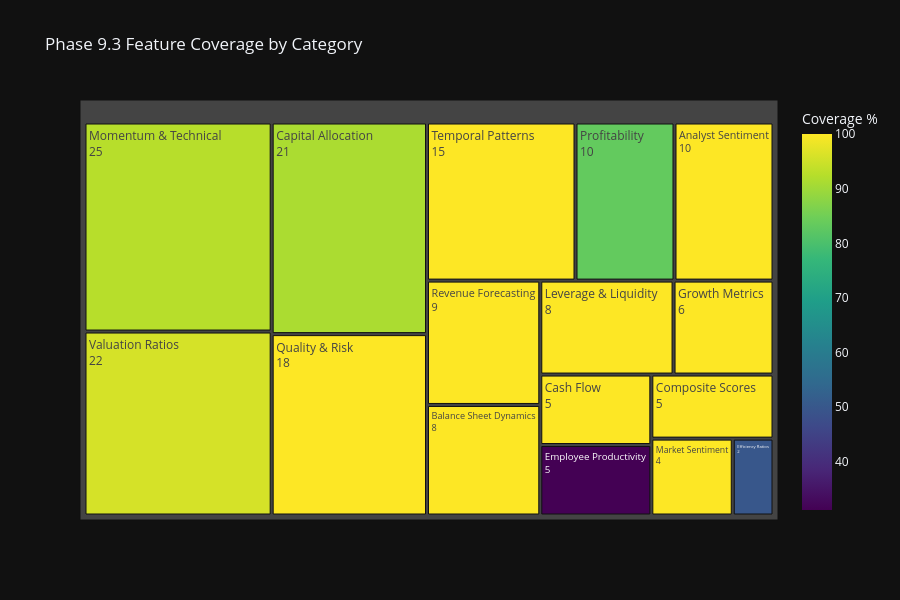
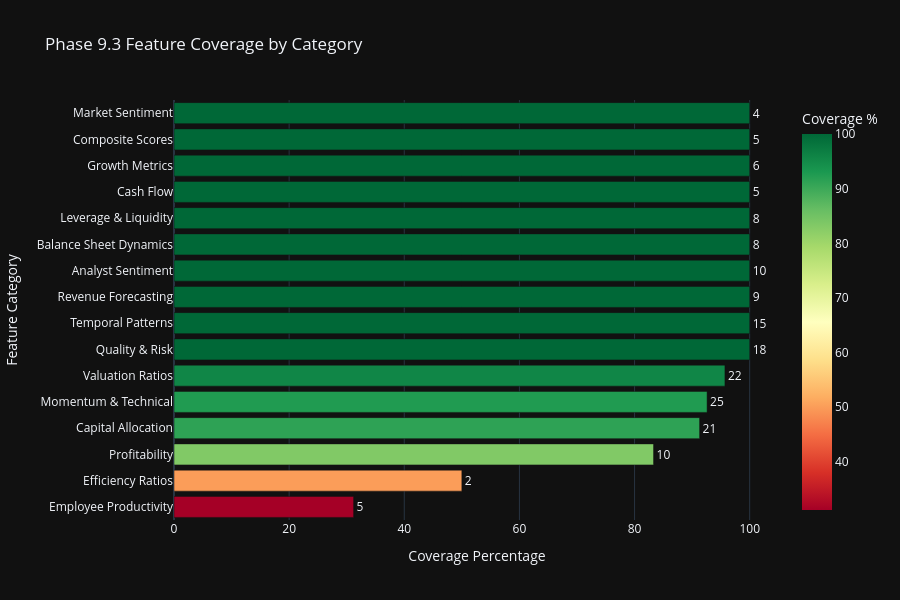

Write notebook code for charts like these, in order.
### Markdown cell above
## Cell 9: Phase 9.3 Feature Category Coverage

Analyze coverage of the 16 Phase 9.3 feature categories (196 features) after feature engineering.

### Code cell
# ============================================================================
# Cell 9: Phase 9.3 Feature Category Coverage
# ============================================================================

print('=' * 80)
print('PHASE 9.3 FEATURE CATEGORY COVERAGE (Post Feature Engineering)')
print('=' * 80)

# Generate comprehensive coverage report using engineered features
coverage_report = generate_phase93_coverage_report(all_stocks_preprocessed)

# Build coverage DataFrame
coverage_data = []
for cat, features in PHASE93_FEATURE_CATEGORIES.items():
    present_count = coverage_report.get('category_breakdown', {}).get(cat, 0)
    total_count = len(features)
    coverage_pct = (present_count / total_count * 100) if total_count > 0 else 0
    coverage_data.append({
        'Category': cat,
        'Present': present_count,
        'Total': total_count,
        'Coverage %': round(coverage_pct, 1),
        'Description': get_category_description(cat)[:40] + '...'
        })

coverage_df = pd.DataFrame(coverage_data).sort_values('Present', ascending=False)

print(
        f"\nTotal Phase 9.3 Features Present: {coverage_report.get('total_phase93_features', 0)} / {len(list_all_phase93_features())}")
print(f"Overall Coverage: {coverage_report.get('coverage_percentage', 0):.1f}%\n")
print(coverage_df.to_string(index=False))

# Treemap visualization
treemap_data = coverage_df[coverage_df['Present'] > 0].copy()
if not treemap_data.empty:
    fig_treemap = px.treemap(
            treemap_data,
            path=['Category'],
            values='Present',
            title='Phase 9.3 Feature Coverage by Category',
            template=PLOTLY_TEMPLATE,
            color='Coverage %',
            color_continuous_scale='Viridis',
            hover_data=['Description', 'Total']
            )
    fig_treemap.update_traces(
            textinfo='label+value',
            hovertemplate='<b>%{label}</b><br>Present: %{value}<br>Coverage: %{color:.1f}%<extra></extra>'
            )
    fig_treemap.update_layout(height=600)
    fig_treemap.show()

# Bar chart for coverage comparison
fig_coverage = px.bar(
        coverage_df.sort_values('Coverage %', ascending=True),
        x='Coverage %',
        y='Category',
        orientation='h',
        title='Phase 9.3 Feature Coverage by Category',
        template=PLOTLY_TEMPLATE,
        color='Coverage %',
        color_continuous_scale='RdYlGn',
        text='Present'
        )
fig_coverage.update_traces(texttemplate='%{text}', textposition='outside')
fig_coverage.update_layout(
        xaxis_title='Coverage Percentage',
        yaxis_title='Feature Category',
        height=600,
        showlegend=False,
        )
fig_coverage.show()

print('\n✓ Phase 9.3 coverage analysis complete')

### Figure 1 — Plotly figure (JSON) as saved in the notebook; plotly's stock layout.template omitted (floating-point values rounded to 4 significant figures)
{"data": [{"branchvalues": "total", "customdata": [["Price momentum, technical indicators, EM...", "27", 92.6], ["EV/EBITDA, P/E, P/B, and other valuation...", "23", 95.7], ["Dividends, buybacks, reinvestment, M&A i...", "23", 91.3], ["Accounting quality, earnings quality, di...", "18", 100.0], ["Seasonality, trend consistency, cyclical...", "15", 100.0], ["ROE, ROA, profit margins, and profitabil...", "12", 83.3], ["Analyst ratings, consensus strength, tar...", "10", 100.0], ["Analyst estimate spreads, consensus unce...", "9", 100.0], ["Asset/equity/debt growth rates, balance ...", "8", 100.0], ["Debt ratios, coverage ratios, liquidity ...", "8", 100.0], ["Revenue, earnings, and EBITDA growth rat...", "6", 100.0], ["Operating cash flow, FCF metrics, cash c...", "5", 100.0], ["Workforce metrics, employee growth, reve...", "16", 31.2], ["Multi-factor composite scores combining ...", "5", 100.0], ["Market microstructure, liquidity, short ...", "4", 100.0], ["Asset turnover, inventory turnover, rece...", "4", 50.0]], "domain": {"x": [0.0, 1.0], "y": [0.0, 1.0]}, "hovertemplate": "<b>%{label}</b><br>Present: %{value}<br>Coverage: %{color:.1f}%<extra></extra>", "ids": ["Momentum & Technical", "Valuation Ratios", "Capital Allocation", "Quality & Risk", "Temporal Patterns", "Profitability", "Analyst Sentiment", "Revenue Forecasting", "Balance Sheet Dynamics", "Leverage & Liquidity", "Growth Metrics", "Cash Flow", "Employee Productivity", "Composite Scores", "Market Sentiment", "Efficiency Ratios"], "labels": ["Momentum & Technical", "Valuation Ratios", "Capital Allocation", "Quality & Risk", "Temporal Patterns", "Profitability", "Analyst Sentiment", "Revenue Forecasting", "Balance Sheet Dynamics", "Leverage & Liquidity", "Growth Metrics", "Cash Flow", "Employee Productivity", "Composite Scores", "Market Sentiment", "Efficiency Ratios"], "marker": {"coloraxis": "coloraxis", "colors": [92.6, 95.7, 91.3, 100.0, 100.0, 83.3, 100.0, 100.0, 100.0, 100.0, 100.0, 100.0, 31.2, 100.0, 100.0, 50.0]}, "name": "", "parents": ["", "", "", "", "", "", "", "", "", "", "", "", "", "", "", ""], "values": [25.0, 22.0, 21.0, 18.0, 15.0, 10.0, 10.0, 9.0, 8.0, 8.0, 6.0, 5.0, 5.0, 5.0, 4.0, 2.0], "type": "treemap", "textinfo": "label+value"}], "layout": {"coloraxis": {"colorbar": {"title": {"text": "Coverage %"}}, "colorscale": [[0.0, "#440154"], [0.1111, "#482878"], [0.2222, "#3e4989"], [0.3333, "#31688e"], [0.4444, "#26828e"], [0.5556, "#1f9e89"], [0.6667, "#35b779"], [0.7778, "#6ece58"], [0.8889, "#b5de2b"], [1.0, "#fde725"]]}, "legend": {"tracegroupgap": 0}, "title": {"text": "Phase 9.3 Feature Coverage by Category"}, "height": 600}}

### Figure 2 — Plotly figure (JSON) as saved in the notebook; plotly's stock layout.template omitted (floating-point values rounded to 4 significant figures)
{"data": [{"hovertemplate": "Coverage %=%{marker.color}<br>Category=%{y}<br>Present=%{text}<extra></extra>", "legendgroup": "", "marker": {"color": [31.2, 50.0, 83.3, 91.3, 92.6, 95.7, 100.0, 100.0, 100.0, 100.0, 100.0, 100.0, 100.0, 100.0, 100.0, 100.0], "coloraxis": "coloraxis", "pattern": {"shape": ""}}, "name": "", "orientation": "h", "showlegend": false, "text": [5.0, 2.0, 10.0, 21.0, 25.0, 22.0, 18.0, 15.0, 9.0, 10.0, 8.0, 8.0, 5.0, 6.0, 5.0, 4.0], "textposition": "outside", "x": [31.2, 50.0, 83.3, 91.3, 92.6, 95.7, 100.0, 100.0, 100.0, 100.0, 100.0, 100.0, 100.0, 100.0, 100.0, 100.0], "xaxis": "x", "y": ["Employee Productivity", "Efficiency Ratios", "Profitability", "Capital Allocation", "Momentum & Technical", "Valuation Ratios", "Quality & Risk", "Temporal Patterns", "Revenue Forecasting", "Analyst Sentiment", "Balance Sheet Dynamics", "Leverage & Liquidity", "Cash Flow", "Growth Metrics", "Composite Scores", "Market Sentiment"], "yaxis": "y", "type": "bar", "texttemplate": "%{text}"}], "layout": {"xaxis": {"anchor": "y", "domain": [0.0, 1.0], "title": {"text": "Coverage Percentage"}}, "yaxis": {"anchor": "x", "domain": [0.0, 1.0], "title": {"text": "Feature Category"}}, "coloraxis": {"colorbar": {"title": {"text": "Coverage %"}}, "colorscale": [[0.0, "rgb(165,0,38)"], [0.1, "rgb(215,48,39)"], [0.2, "rgb(244,109,67)"], [0.3, "rgb(253,174,97)"], [0.4, "rgb(254,224,139)"], [0.5, "rgb(255,255,191)"], [0.6, "rgb(217,239,139)"], [0.7, "rgb(166,217,106)"], [0.8, "rgb(102,189,99)"], [0.9, "rgb(26,152,80)"], [1.0, "rgb(0,104,55)"]]}, "legend": {"tracegroupgap": 0}, "title": {"text": "Phase 9.3 Feature Coverage by Category"}, "barmode": "relative", "height": 600, "showlegend": false}}
